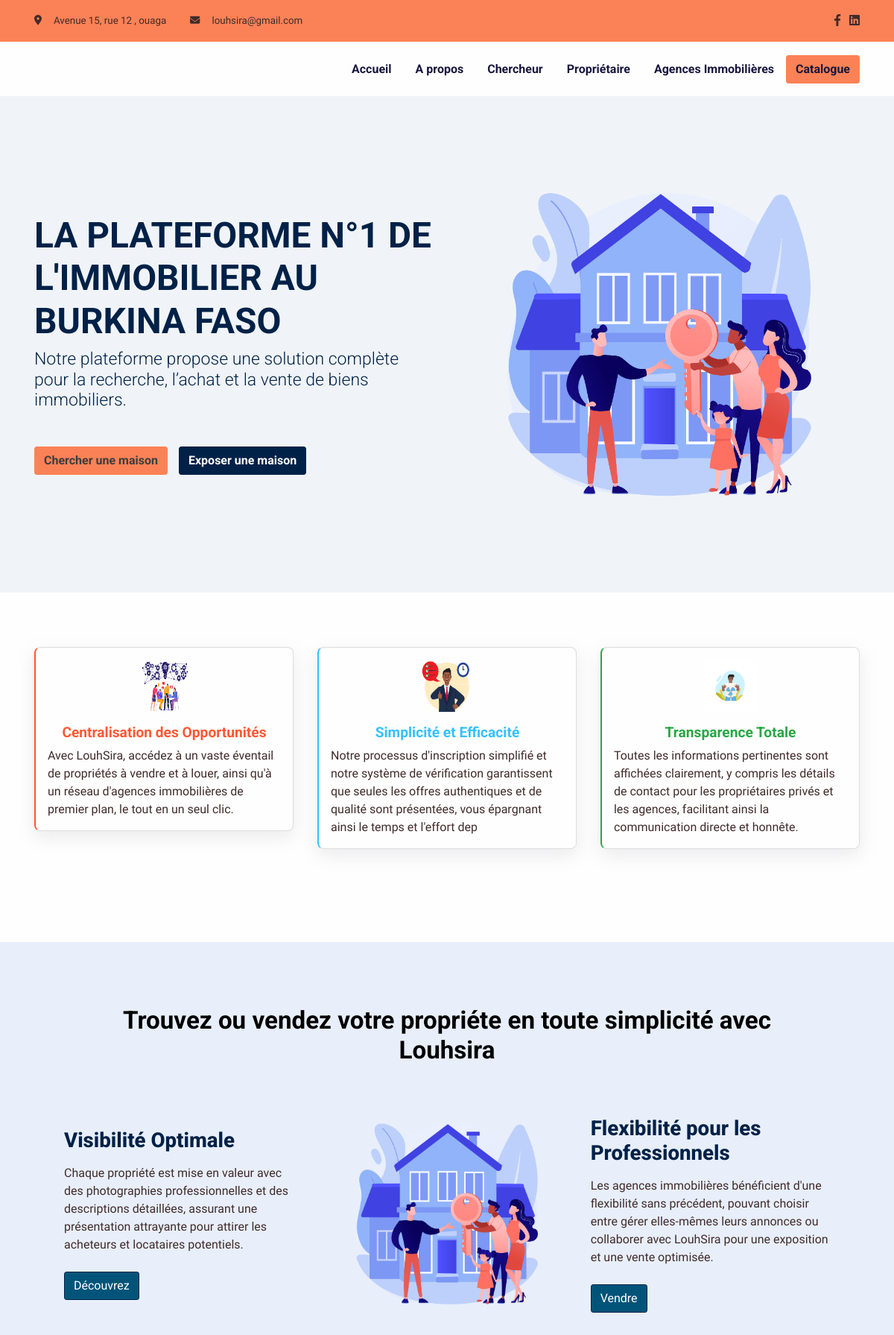
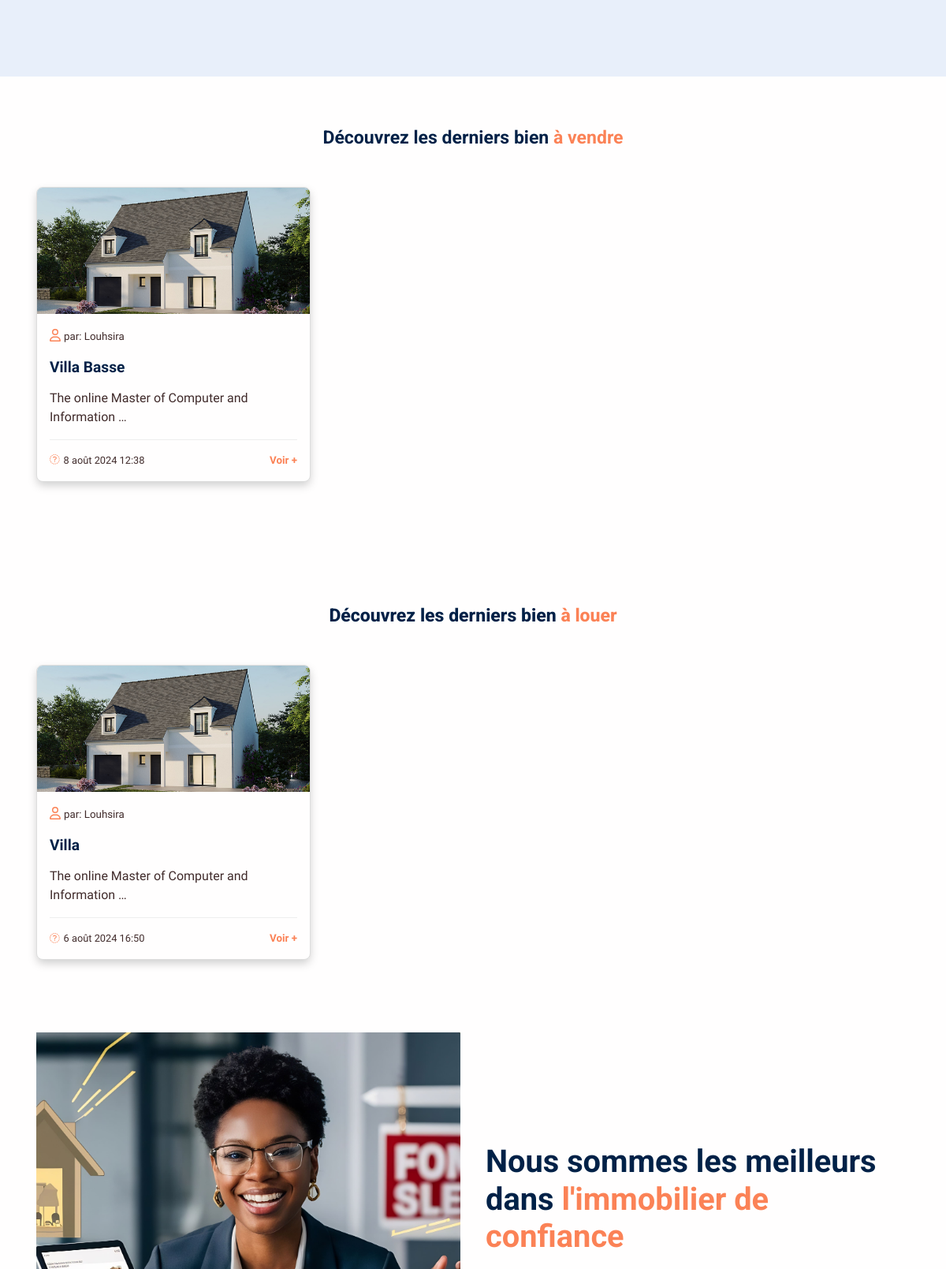
The page / (upper part) on the database its author committed (2 pictures, top to bottom).
### app/models.py (models this page shows, shortened)
class Convention(models.Model):
    created_at = models.DateTimeField(auto_now=False, auto_now_add=True)
    update_at = models.DateTimeField(auto_now=True, auto_now_add=False)
    publish = models.BooleanField(default=False)
    class Meta:
        abstract = True

class Social(Convention):
    name = models.CharField(max_length=150, blank=True, null=True)
    icon = models.CharField(max_length=150, blank=True, null=True)
    link = models.URLField(max_length = 200)
    class Meta:
        verbose_name = "Réseaux Social"
        verbose_name_plural = "Réseaux Sociaux"

class Banner(Convention):
    title = models.CharField(max_length = 150)
    picture = models.FileField(upload_to=BANNER_IMAGE_PATH, max_length = 100)
    description = models.TextField()
    class Meta:
        verbose_name = "Bannière"
        verbose_name_plural = "Bannières"

class DoTrust(Convention):
    title = models.CharField(max_length = 150, blank=True, null=True)
    description = models.TextField()
    picture = models.FileField(upload_to=DO_TRUSTH_PATH, max_length=100)
    class Meta:
        verbose_name = "Faire Confiance"
        verbose_name_plural = "Faire Confiance"

class About(Convention):
    title = models.CharField(max_length = 150)
    description = models.TextField()
    picture = models.FileField(upload_to=ABOUT_PATH, max_length = 100)
    class Meta:
        verbose_name = "A propos"
        verbose_name_plural = "A propos"

### propriete/models.py (models this page shows, shortened)
class Proprietes(Convention):
    titre_annonce = models.CharField(max_length=220, blank=True, null=True)
    proprietaire = models.CharField(max_length=220, blank=True, null=True)
    proprietaire_contact = models.CharField(max_length=220, blank=True, null=True)
    type_propriete = models.ForeignKey(TypePropriete, on_delete=models.DO_NOTHING, related_name="type_propriete_related")
    prix_propriete = models.CharField(max_length=220, blank=True, null=True)
    adresse_propriete = models.CharField(max_length=220, blank=True, null=True)
    localite = models.ForeignKey(Localite, on_delete=models.DO_NOTHING, related_name="localite_propriete")
    annee_construction = models.DateField(auto_now=False, auto_now_add=False)
    nbre_chambre = models.IntegerField()
    nbre_salle_bain = models.IntegerField()
    description = HTMLField()
    status = models.CharField(max_length=15, choices=STATUS_CHOICES)
    caracteristique_speciale = models.ManyToManyField(CaracteristiqueMaison)
    pictures = models.ManyToManyField(Photo)
    class Meta:
        verbose_name = 'Les Propriétés'
        verbose_name_plural = 'Les Propriétés'

class Photo(Convention):
    title = models.CharField(max_length=220, blank=True, null=True)
    picture = models.FileField(upload_to=PICTURE_PATH, max_length = 200, blank=True, null=True)
    class Meta:
        verbose_name = 'Photo des Proprietes'
        verbose_name_plural = 'Photo des Proprietes'

### app/views.py (the view)
# urls.py: path('', home, name="welcome"),
def home(request):
    get_socials = get_social({'publish':True})
    get_banners = get_banner({'publish':True})
    get_property_vendors = get_property_vendor({'publish':True, 'status': 'à vendre'})
    get_property_locations = get_property_location({'publish':True, 'status': 'à louer'})
    get_abouts = get_about({'publish':True})
    get_why_chooses = get_why_choose({'publish':True})
    get_configs = get_config({'publish':True})
    get_do_trusths = get_do_trusth({'publish':True})
    get_localites = get_localite({'publish':True})
    get_type_proprietes = get_type_propriete({'publish':True})
    get_partenaires = get_partenaire({'publish':True})
    template_name = "app/layout/index.html"
    context = {
        'page': "LOUSHIRA | Accueil",
        'get_socials': get_socials,
        'get_banners': get_banners,
        'get_abouts': get_abouts,
        'get_why_chooses': get_why_chooses,
        'get_configs': get_configs,
        'get_do_trusths': get_do_trusths,
        'get_localites': get_localites,
        'get_type_proprietes': get_type_proprietes,
        'get_property_vendors': get_property_vendors,
        'get_property_locations': get_property_locations,
        'get_partenaires': get_partenaires,
        'get_caracteristique_homes': get_caracteristique_home,
    }
    return render(request, template_name, context)

### templates/app/layout/index.html (shortened to what this page needs)
{% extends "app/base/base.html" %}
{% load static %}
{% block content %}
<section class="pt-6 bg-600" id="home">
    <div class="container">
        <div class="row align-items-center">
            <div class="col-md-5 col-lg-6 order-0 order-md-1 text-end"><img class="pt-7 pt-md-0 w-100" src="{{get_banners.picture.url}}" width="470" alt="hero-header" /></div>
            <div class="col-md-7 col-lg-6 text-md-start text-center py-6">
                <h1 class="fs-6 mb-2 fw-bold">LA PLATEFORME N°1 DE L'IMMOBILIER AU BURKINA FASO</h1>
                <h4 class="font-sans-serif mb-5">Notre plateforme propose une solution complète pour la recherche, l’achat
                  et la vente de biens immobiliers.</h4>
                    <button class="btn btn-primary me-2 fw-bold width-bouton font-sans-serif"role="button" data-bs-toggle="modal" data-bs-target="#modalSearch">Chercher une maison</button>
                    <button class="btn fa-btn-secondary fw-bold width-bouton margin-top-button margin-right-button font-sans-serif" role="button" data-bs-toggle="modal" data-bs-target="#staticBackdrop">Exposer une maison</button>
            </div>
        </div>
    </div>
</section>
{% include "app/includes/_trusts.html" %}
<div class="trouve" style="background: #e8effa; padding: 70px;margin-top:100px">
  <div class="container">
      <div class="row">
          <div class="col-12">
              <h2 style="color: #000; text-align: center;padding:15px;font-weight: bolder;">
                  Trouvez ou vendez votre propriéte en toute simplicité avec Louhsira
              </h2>
          </div>
      </div>
      <div class="row align-items-center">
          <div class="col-lg-4 col-md-4 col-12 d-flex flex-column align-items-start mb-4 mt-3">
              <h3 style="font-weight: 800;">
                  Visibilité Optimale
              </h3>
              <p class="mt-2" style="font-size: 16px;">
                  Chaque propriété est mise en valeur avec des
                  photographies professionnelles et des descriptions détaillées, assurant
                  une présentation attrayante pour attirer les acheteurs et locataires
                  potentiels.
              </p>
              <button class="btn btn-outline-secondary mt-2" type="button" style="background: #015479; color: #fff;" data-bs-toggle="modal" data-bs-target="#contactModal">
                  Découvrez
              </button>
          </div>
          <div class="col-lg-4 col-md-4 col-12 d-flex flex-column align-items-start mb-4 mt-3">
            <img class="pt-7 pt-md-0 w-100" src="{{get_banners.picture.url}}" width="470" alt="hero-header" />
          </div>
          <div class="col-lg-4 col-md-4 col-12 d-flex flex-column align-items-start mb-4 mt-3">
              <h3 style="font-weight: 800;">
                  Flexibilité pour les Professionnels
              </h3>
              <p class="mt-2" style="font-size: 16px;">
                Les agences immobilières
                bénéficient d'une flexibilité sans précédent, pouvant choisir entre gérer
                elles-mêmes leurs annonces ou collaborer avec LouhSira pour une
                exposition et une vente optimisée.
              </p>
              <button class="btn btn-outline-secondary mt-2" type="submit" style="background: #015479; color: #fff;" data-bs-toggle="modal" data-bs-target="#contactModal">
                  Vendre
              </button>
          </div>
      </div>
  </div>
</div>
<section>
  <div class="container">
    <div class="row">
      <h4 class="text-center mb-5 fw-bold"> Découvrez les derniers bien <span class="text-primary">à vendre</span></h4>
      {% for house in get_property_vendors %}
              <div class="col-md-4 mb-4">
                <div class="card fa-card h-100"><img class="card-img-top w-100 h-50" src="{{house.pictures.all.first.picture.url}}" alt="courses" />
                  <div class="card-body">
                    <i class="fa-regular fa-user text-primary fa-icon"></i> <span class=" ml-4  fs--1 stretched-link text-decoration-none fa-span">par: {{house.proprietaire}}</span><h5 class="font-sans-serif fw-bold fs-md-0 fs-lg-1 mt-3">{{house.titre_annonce}}</h5>
                    <p class="mt-3">{{ house.description | truncatechars:50 | safe }}</p>
                    <hr>
                    <div class="d-flex justify-content-between">
                      <span class="fa-span"><i class="fa-solid fa-calendar-days text-primary fa-icon "></i>{{house.created_at}}</span> <a class="fw-bold fs-lg--1 stretched-link text-decoration-none text-primary" href="{% url 'home-detail-index' house.id %}"> Voir + </a>
                    </div>
                  </div>
                </div>
              </div>
      {% endfor %}
    </div>
  </div>
</section>
<section>
  <div class="container">
    <div class="row">
      <h4 class="text-center mb-5 fw-bolder"> Découvrez les derniers bien <span class="text-primary">à louer</span></h4>
      {% for house in get_property_locations %}
        <div class="col-md-4 col-sm-6 col-xs-6 mb-4">
            <div class="card fa-card h-100"><img class="card-img-top w-100 h-75" src="{{house.pictures.all.first.picture.url}}" alt="courses" />
              <div class="card-body">
                <i class="fa-regular fa-user text-primary fa-icon"></i> <span class=" ml-4  fs--1 stretched-link text-decoration-none fa-span">par: {{house.proprietaire}}</span><h5 class="font-sans-serif fw-bold fs-md-0 fs-lg-1 mt-3">{{house.titre_annonce}}</h5>
                <p class="mt-3 ">{{ house.description | truncatechars:50 | safe }}</p>
                <hr>
                <div class="d-flex justify-content-between">
                  <span class="fa-span"><i class="fa-solid fa-calendar-days text-primary fa-icon "></i>{{house.created_at}}</span> <a class="fw-bold fs-lg--1 stretched-link text-decoration-none text-primary" href="{% url 'home-detail-index' house.id %}"> Voir + </a>
                </div>
              </div>
            </div>
        </div>
      {% endfor %}
    </div>
  </div>
</section>
<section class="pt-0">
  <div class="container" style="font-style: normal;">
    <div class="row h-100 align-items-center">
      <div class="col-md-12 col-lg-6 h-100">
        <div class="card card-span text-white h-100"><img class="w-100" src="{{get_abouts.picture.url}}" alt="..." />
        </div>
      </div>
      <div class="col-md-12 col-lg-6 h-100">
        <h1 class="my-4 fw-bold">Nous sommes les meilleurs dans<span class="text-primary"> l'immobilier de confiance</span></h1>
      </div>
    </div>
  </div>
</section>
{% endblock %}

### templates/app/base/base.html (shortened to what this page needs)
{% load static %}
<!DOCTYPE html>
<html lang="en-US" dir="ltr">
  <head>
    <link href="{% static 'app/assets/css/select2-bootstrap-5-theme.min.css' %}" rel="stylesheet" />
    <link href="{% static 'app/assets/css/theme.css' %}" rel="stylesheet" />
    <link href="{% static 'app/assets/css/style.css' %}" rel="stylesheet" />
    <link href="{% static 'app/assets/css/slick.css' %}" rel="stylesheet" />
    <link href="{% static 'app/assets/css/slick-theme.css' %}" rel="stylesheet" />
  </head>
  <body>
    <main class="main" id="top">
      <section class="bg-primary py-2 d-none d-sm-block">
        <div class="container">
          <div class="row align-items-center">
            <div class="col-auto d-none d-lg-block">
              <p class="my-2 fs--1"><i class="fas fa-map-marker-alt me-3"></i><span>Avenue 15, rue 12 , ouaga </span></p>
            </div>
            <div class="col-auto ms-md-auto order-md-2 d-none d-sm-block">
              <ul class="list-unstyled list-inline my-2">
                {% for social in get_socials %}
                  <li class="list-inline-item"><a class="text-decoration-none" href="{{social.link}}"><i class="{{social.icon}} text-900"></i></a></li>
                {% endfor %}
              </ul>
            </div>
            <div class="col-auto">
              <p class="my-2 fs--1"><i class="fas fa-envelope me-3"></i><a class="text-900" href="mailto:loushira.contact@gmail.com">louhsira@gmail.com </a></p>
            </div>
          </div>
        </div>
      </section>
      <nav class="navbar navbar-expand-lg navbar-light sticky-top py-3 d-block" data-navbar-on-scroll="data-navbar-on-scroll">
        <div class="container"><a class="navbar-brand" href="{% url 'welcome' %}"><img src="{{get_configs.logo.url}}" height="20" alt="logo" /></a>
          <div class="collapse navbar-collapse border-top border-lg-0 mt-4 mt-lg-0" id="navbarSupportedContent">
            <ul class="navbar-nav ms-auto pt-2 pt-lg-0 font-base">
              <li class="nav-item px-2"><a class="nav-link active fw-bold" style="color:#18163d" aria-current="page" href="{% url 'welcome' %}">Accueil</a></li>
              <li class="nav-item px-2"><a class="nav-link fw-bold" style="color:#18163d" aria-current="page" href="{% url 'about' %}">A propos</a></li>
              <li class="nav-item px-2"><a class="nav-link fw-bold" style="color:#18163d" aria-current="page" href="{% url 'home-searcher' %}">Chercheur</a></li>
              <li class="nav-item px-2"><a class="nav-link fw-bold" style="color:#18163d" aria-current="page" href="{% url 'owner-page' %}">Propriétaire</a></li>
              <li class="nav-item px-2"><a class="nav-link fw-bold" style="color:#18163d" aria-current="page" href="{% url 'agence' %}">Agences Immobilières</a></li>
            </ul><a class="btn btn-primary order-1 order-lg-0 fw-bold" style="color:#18163d" href="{% url 'catalogue' %}">Catalogue</a>
          </div>
        </div>
      </nav>
    {% block content %}
    {% endblock content %}
    </main>
    <link href="{% static 'app/assets/css/multiple.css' %}" rel="stylesheet" />
  <link rel="stylesheet" href="https://unpkg.com/vue-multiselect@2.1.0/dist/vue-multiselect.min.css">
  <link href="https://cdn.jsdelivr.net/npm/tom-select@2.4.1/dist/css/tom-select.css" rel="stylesheet">
  </body>
</html>

### templates/app/includes/_trusts.html (shortened to what this page needs)
<div class="container mt-5">
  <div class="row">
      {% for trusth in get_do_trusths %}
          <div class="col-xs-12 col-sm-12 col-md-4 col-lg-4 card_trust">
              <div class="card" style="box-shadow: rgba(149, 157, 165, 0.2) 0px 8px 24px;">
                  <div class="d-flex justify-content-center mt-3">
                      <img src="{{trusth.picture.url}}" class="card-img-top" alt="trusth.picture.url" style="width:70px; height:70px;">
                  </div>
                  <div class="card-body">
                      <h5 class="card-title fw-bold text-center">{{trusth.title}}</h5>
                      <p class="card-text">{{trusth.description}}</p>
                  </div>
              </div>
          </div>
      {% endfor %}
  </div>
</div>

### rows shown on the page
Banner: picture (picture)
DoTrust: picture (picture), title "Centralisation des Opportunités", description "Avec LouhSira, accédez à un vaste éventail de propriétés à vendre et à louer, ainsi qu'à un réseau d'agences immobilières de premier plan, le tout en un seul clic."
DoTrust: picture (picture), title "Simplicité et Efficacité", description "Notre processus d'inscription simplifié et notre système de vérification garantissent que seules les offres authentiques et de qualité sont présentées, vous épargnant ainsi le temps et l'effort dep"
DoTrust: picture (picture), title "Transparence Totale", description "Toutes les informations pertinentes sont affichées clairement, y compris les détails de contact pour les propriétaires privés et les agences, facilitant ainsi la communication directe et honnête."
Proprietes: pictures.all.first.picture (picture), proprietaire "Louhsira", titre_annonce "Villa Basse", description "The online Master of Computer and Information …", created_at "8 août 2024 12:38"
Proprietes: pictures.all.first.picture (picture), proprietaire "Louhsira", titre_annonce "Villa", description "The online Master of Computer and Information …", created_at "6 août 2024 16:50"
About: picture (picture)
